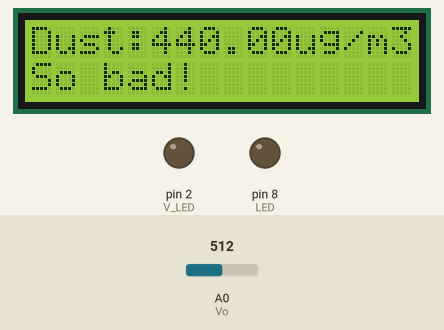
Bench run of a sketch on a simulated Arduino Uno, built with avr-gcc and run on an emulated ATmega328P. On the bench: 16×2 character LCD, output pins drawn as LEDs (lit = HIGH). Inputs (shaded band) come from the test bench; at power-on: A0 (Vo) = 512. Pins used as bus, display or sensor lines are not drawn; what the sketch prints to the serial monitor is not drawn.

Above: at 5.0 s.
5.1 s: A0 (Vo) set to 229
At 9.8 s:
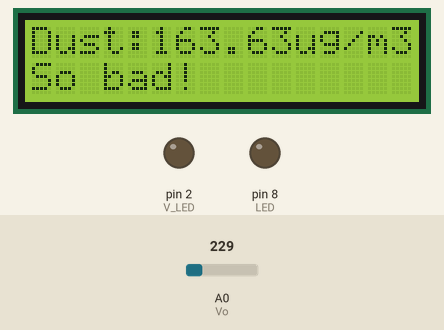
10.1 s: A0 (Vo) set to 205
At 13.7 s:
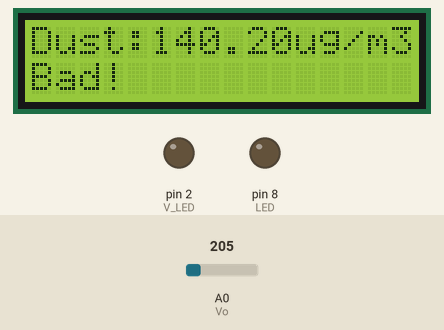
14.4 s: A0 (Vo) set to 175
At 17.5 s:
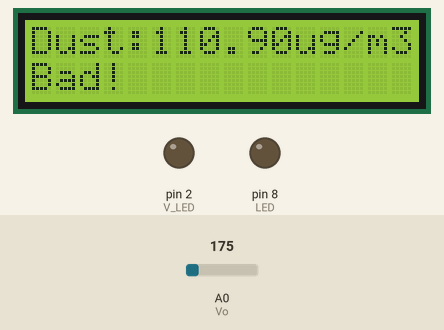
18.7 s: A0 (Vo) set to 145
At 22.6 s:
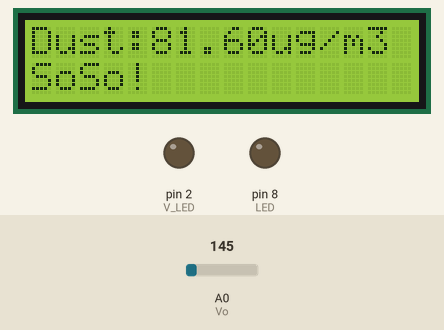
23.0 s: A0 (Vo) set to 121
At 26.5 s:
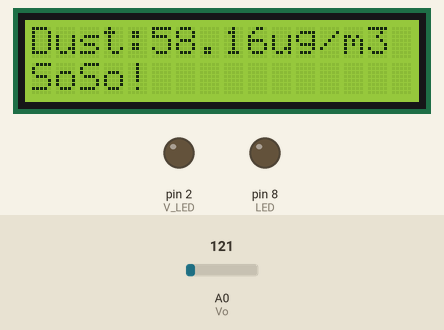
27.3 s: A0 (Vo) set to 104
At 30.4 s:
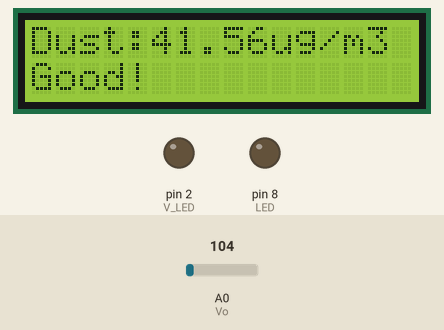
Timing chart, 0 to 31.9 s (numbered marks = the images above; inputs shaded):
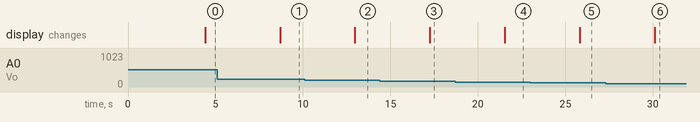

Measured:
- the behaviour switches between 216 and 215 on A0 (Vo) (found by bisection; images 1 and 2)
- the behaviour switches between 164 and 163 on A0 (Vo) (found by bisection; images 3 and 4)
- the behaviour switches between 113 and 112 on A0 (Vo) (found by bisection; images 5 and 6)
- after the input at 5.1 s, the display: changes after 3.6 s (image 1)
- after the input at 10.1 s, the display: changes after 2.9 s (image 2)
- after the input at 14.4 s, the display: changes after 2.9 s (image 3)
- after the input at 18.7 s, the display: changes after 2.8 s (image 4)
- after the input at 23.0 s, the display: changes after 2.8 s (image 5)
- after the input at 27.3 s, the display: changes after 2.8 s (image 6)

The sketch:

slave_arduino.ino
```cpp
/* SLAVE 아두이노 */
//RFID 등록된 태그 ID로 LED 제어하기
#include <SPI.h>
#include <MFRC522.h>
//SS(Slave Selector)핀 및 reset 핀 번호 정의
#define SS_PIN 10
#define RST_PIN 9
//MFRC522 클래스로 rfid 객체 선언
MFRC522 rfid(SS_PIN, RST_PIN);
//등록할 태그 ID 배열
int tagId_on_card[4] = {19, 52, 88, 3};
int tagId_on_button[4] = {28, 247,182,22};
int LED = 8; //LED 연결 핀 번호
int on = 0; //아두이노1에 보낼 신호
#include <Wire.h>
#include <LiquidCrystal_I2C.h>
int Vo = A0;
int V_LED = 2;
int same = 0;
unsigned long duration;
unsigned long starttime;
unsigned long sampletime_ms = 3000;
float ugm3 = 0;
float Vo_value = 0;
float Voltage = 0;
float dustDensity = 0;
LiquidCrystal_I2C lcd(0x27,16,2); // address, column, row

void setup()
{
 //시리얼 통신 및 SPI 초기화
 Serial.begin(9600);
 SPI.begin();
 //MFRC522 초기화
 rfid.PCD_Init();
 //LED 핀 모드
 pinMode(LED, OUTPUT);

 pinMode(V_LED,OUTPUT);
 pinMode(Vo,INPUT);
 starttime = millis();
 lcd.init();
 lcd.backlight();
 lcd.clear();
 lcd.setCursor(0, 1);
 if ( ugm3 == 0)
 {
 starttime = millis();
 }
}

void loop()
{
 dust();

 //태그가 접촉되지 않았거나 ID가 읽혀지지 않았을 때
 if(!rfid.PICC_IsNewCardPresent() || !rfid.PICC_ReadCardSerial())
 {
 delay(300);
 return;
 }
 else
 rfid_set();
}

void rfid_set()
{
 //태그의 ID 출력하기(rfid.uid.uidByte[0] ~ rfid.uid.uidByte[3] 출력)
 Serial.print("Card Tag ID: ");

 for(byte i=0; i<4; i++)
 {
 Serial.print(rfid.uid.uidByte[i]);
 Serial.print(" ");
 //인식된 태그와 등록된 태그 번호 일치 여부
 if(rfid.uid.uidByte[i] == tagId_on_card[i] || rfid.uid.uidByte[i]
 == tagId_on_button[i])
 same++; //모두 맞다면 same 변수는 4가 됨.

 else
 same =0;
 }

 Serial.println();

 if(same == 4)
 {
 Serial.println("태그 ID가 일치합니다.");
 on = 1;
 Serial.write(on); // MASTER 아두이노에 신호 전송
 digitalWrite(LED, HIGH);
 Serial.println(on);
 }

 else
 {
 on = 0;
 Serial.write(on);
 digitalWrite(LED, LOW);
 Serial.println(on);
 }
 delay(500);
 digitalWrite(LED, LOW);
}

// 미세먼지 측정 센서
void dust()
{
 // 동시동작
 if ((millis()-starttime) >= sampletime_ms)
 {
 // 미세먼지 측정
 delayMicroseconds(280); // 펄스폭을 유지하기 위해 필요한 코드
 Vo_value = analogRead(Vo); // 미세먼지 값 읽기
 delayMicroseconds(40);
 delayMicroseconds(9680);
 // 측정값(전압)을 미세먼지 농도(ug/m3)으로 변환
 Voltage = Vo_value * 5.0 / 1024.0;
 dustDensity = (Voltage - 0.3)/0.005;

 Serial.print(" c: ");
 Serial.println(Voltage);
 Serial.print(" Dust Density: ");
 Serial.println(dustDensity);

 delay(1000);
 ugm3 = dustDensity;

 // 미세먼지가 측정될 경우 다음 문장 출력
 if (ugm3 > 0.01 )
 {
 lcd.clear();
 lcd.print("Dust:");
 lcd.print(ugm3);
 lcd.print("ug/m3");
 starttime = millis();
 }
 // 미세먼지 값에 따라 다른 문장 출력
 if (ugm3 > 0.01 && ugm3 <= 50)
 {
 lcd.setCursor(0, 1);
 lcd.print("Good!");
 }
 else if (ugm3 > 30 && ugm3 <= 100)
 {
 lcd.setCursor(0, 1);
 lcd.print("SoSo!");
 }
 else if (ugm3 > 80 && ugm3 <= 150)
 {
 lcd.setCursor(0, 1);
 lcd.print("Bad!");
 }
 else if (ugm3 > 150)
 {
 lcd.setCursor(0, 1);
 lcd.print("So bad!");
 }
 }
}
```
